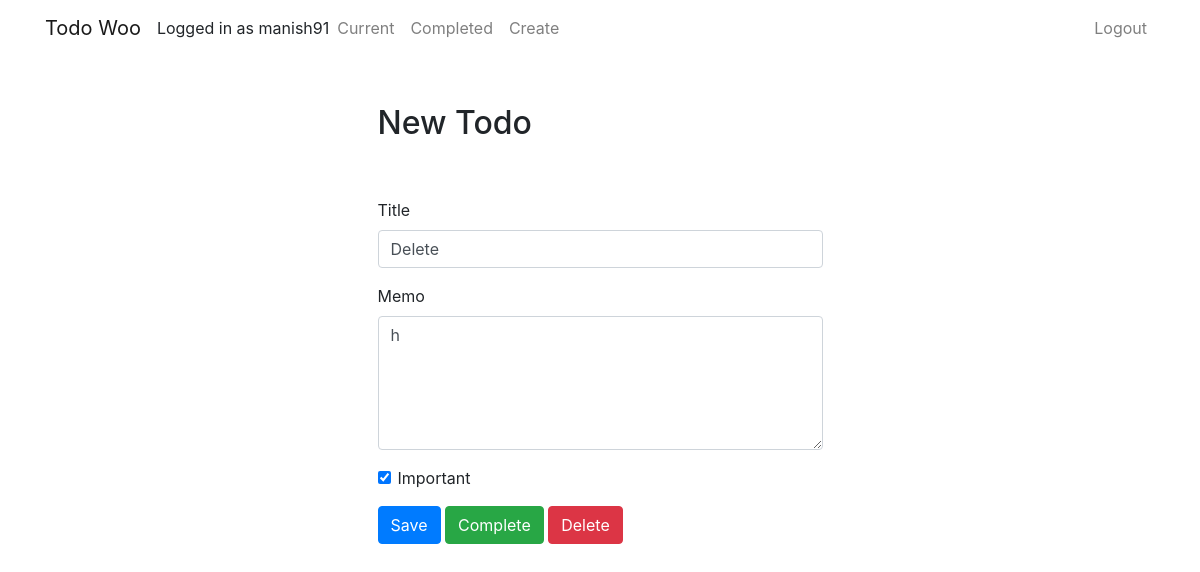
Screenshot of /todo/4 (signed in) with the database file from the repository.
### portfolio/models.py (models this page shows, shortened)
class Todo(models.Model):
    title=models.CharField(max_length=100)
    memo=models.TextField(blank=True)
    created=models.DateTimeField(auto_now_add=True)
    datecompleted=models.DateTimeField(null=True, blank=True)
    important=models.BooleanField(default=False)
    user=models.ForeignKey(User, on_delete=models.CASCADE)

### portfolio/views.py (the view, shortened to what this page needs)
# urls.py: path('todo/<int:todo_pk>',views.viewtodo, name='viewtodo'),
@login_required
def viewtodo(request, todo_pk):
    todo=get_object_or_404(Todo, pk=todo_pk, user=request.user)
    if request.method=="GET":
        form = TodoForm(instance=todo)
        return render(request,'portfolio/todo/viewtodo.html',{'todo':todo,'form':form})

### portfolio/forms.py
class TodoForm(ModelForm):
    class Meta:
        model = Todo
        fields = ['title','memo','important']

### portfolio/templates/portfolio/todo/viewtodo.html (shortened to what this page needs)
{% extends "portfolio/todo/base.html" %}
{% block content %}
    <div class="row justify-content-center mt-5">
        <div class="col-md-5">
            <h2>New Todo</h2>
        </div>
    </div>
    <div class="row justify-content-center mt-5">
        <div class="col-md-5">
            <form method="POST">
                <div class="form-group">
                    <label for="title">Title</label>
                    <input type="text" name="title" class="form-control" id="title" value="{{ todo.title }}" required>
                </div>
                <div class="form-group">
                    <label for="memo">Memo</label>
                    <textarea name="memo" rows="5" class="form-control" id="memo" >{{ todo.memo }}</textarea>
                </div>
                <div class="form-group form-check">
                    <input type="checkbox" name="important" class="form-check-input" id="important" {% if todo.important %}checked{% endif %}>
                    <label class="form-check-label" for="important">Important</label>
                </div>
                <button type="submit" class="btn btn-primary">Save</button>
                <button type="button" class="btn btn-success" onclick="$('#complete').click()">Complete</button>
                <button type="button" class="btn btn-danger" onclick="$('#delete').click()">Delete</button>
            </form>
        </div>
    </div>
{% endblock %}

### portfolio/templates/portfolio/todo/base.html (shortened to what this page needs)
{% load static %}
<!doctype html>
<html lang="en">
<head>
    <link rel="stylesheet" href="https://stackpath.bootstrapcdn.com/bootstrap/4.4.1/css/bootstrap.min.css">
</head>
<body>
<nav class="navbar navbar-expand-md navbar-light">
<div class="container">
    <a class="navbar-brand" href="{% url 'home2' %}">
        <span>Todo Woo</span>
    </a>
    <div class="collapse navbar-collapse" id="navbarNav">
{% if user.is_authenticated %}
    Logged in as {{ user.username }}
    <ul class="navbar-nav mr-auto">
        <li class="nav-item {{ current }}">
          <a class="nav-link" href="{% url 'currenttodos' %}">Current</a>
        </li>
        <li class="nav-item {{ completed }}">
          <a class="nav-link" href="{% url 'completedtodos' %}">Completed</a>
        </li>
        <li class="nav-item {{ create }}">
          <a class="nav-link" href="{% url 'createtodos' %}">Create</a>
        </li>
    </ul>
{% endif %}
<ul class="navbar-nav ml-auto">
            {% if user.is_authenticated %}
                <li class="nav-item">
                    <a href="#" onclick="$('#signOutBtn').click()" class="nav-link">Logout</a>
                </li>
            {% endif %}
        </ul>
      </div>
</div>
</nav>
<div class="container">
{% block content %}{% endblock %}
</div>
</body>
</html>

### rows the page displays
Todo: title "Delete", memo "h", important "☑"

### other values shown
{{ user.username }} "manish91"
